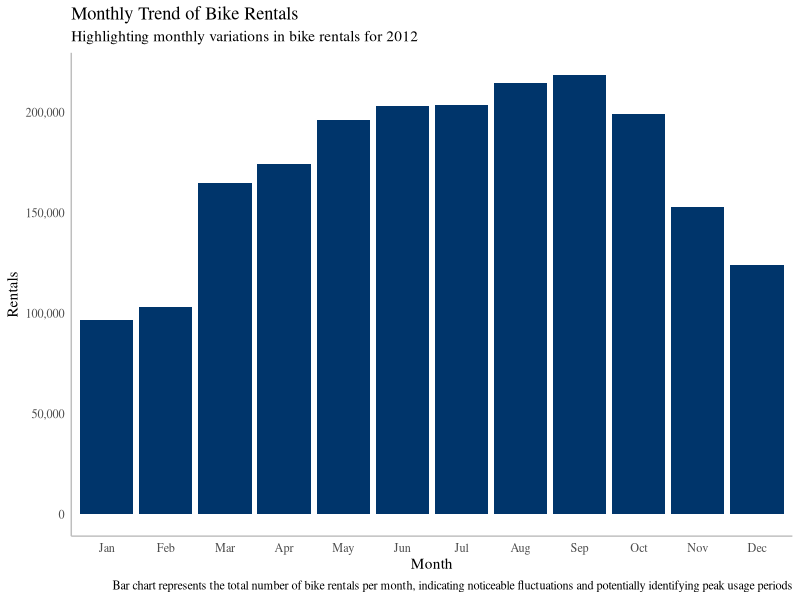
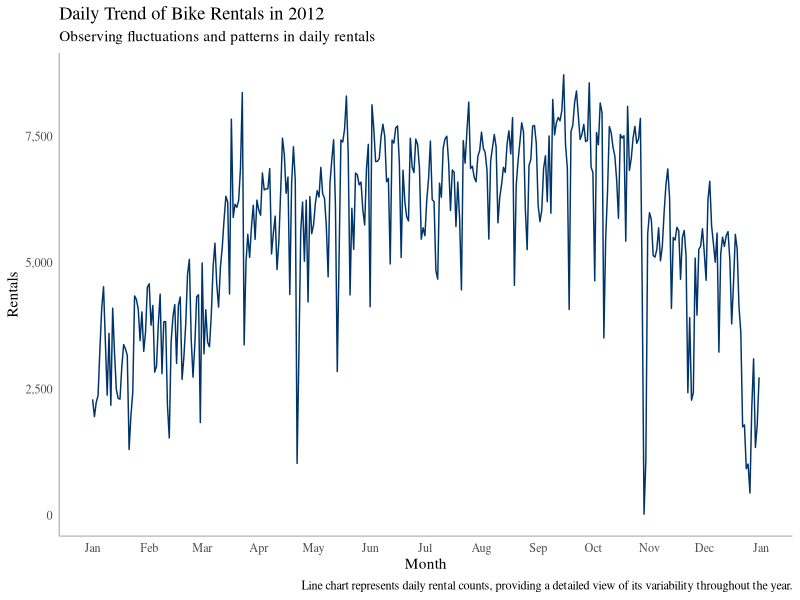
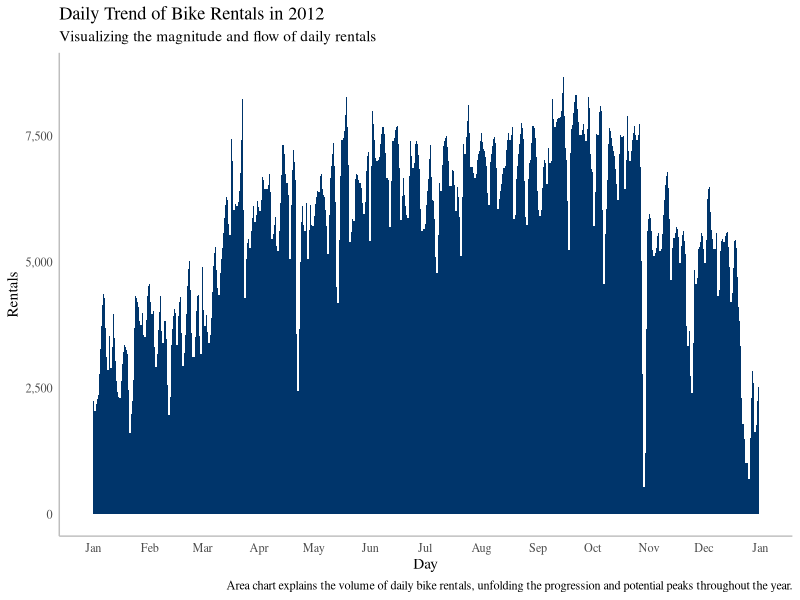
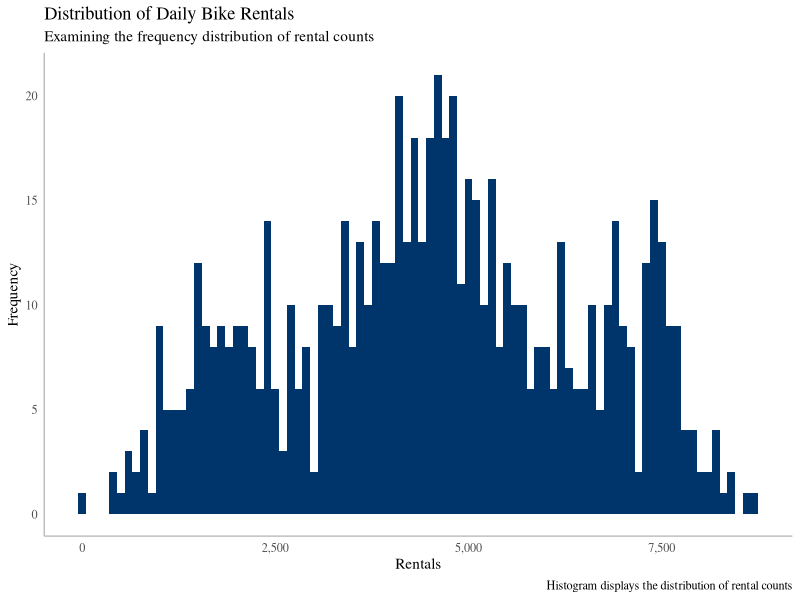
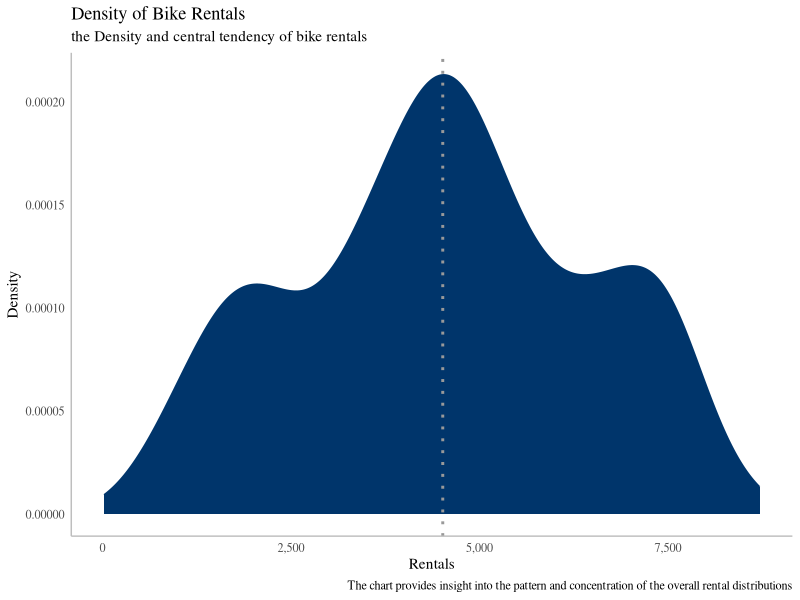
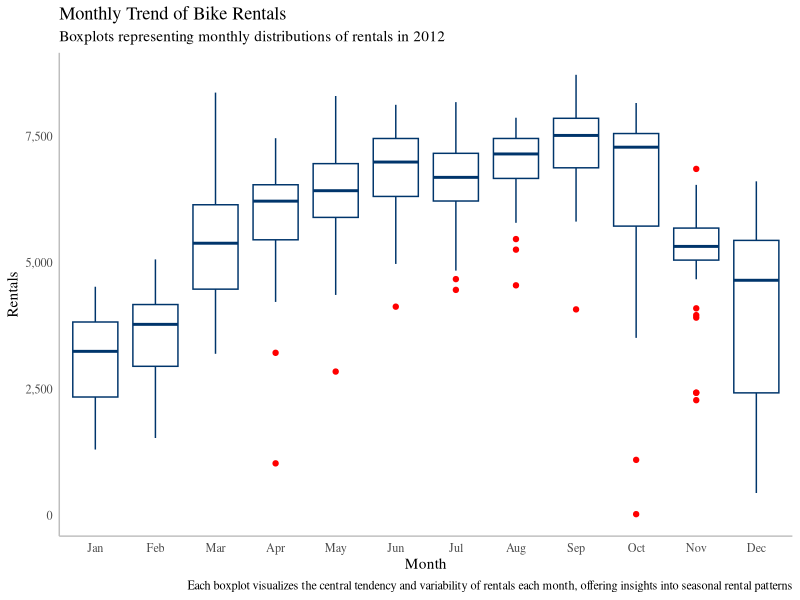
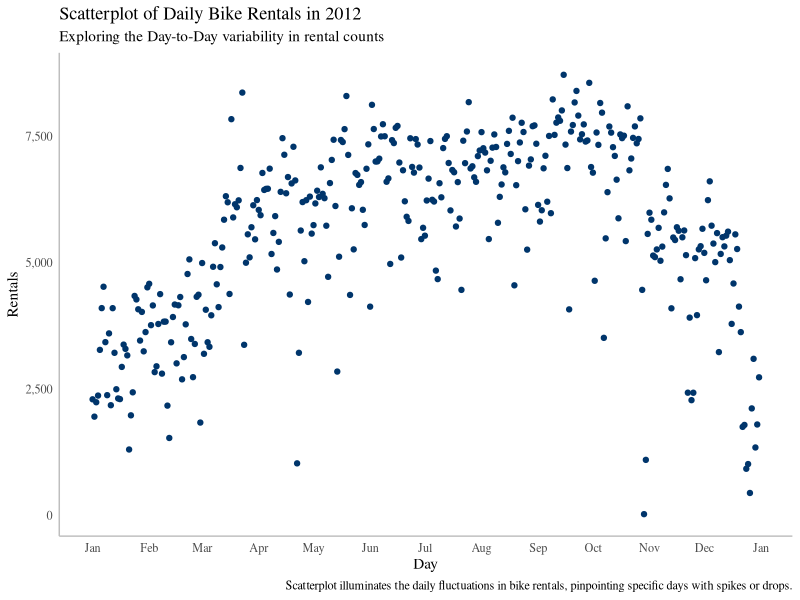

Write the R code that produced these figures, in order.
## ---- chunk 1
knitr::opts_chunk$set(echo = TRUE)
## ---- chunk 2
library("tidyverse")
library("skimr")
library("dplyr")
library("ggplot2")
library("scales")
## ---- chunk 3
# Load the data set
# read the CSV file into a data frame 'bikesharingdata'
bikesharingdata <- read_csv("bikesharedailydata.csv")

# look at all the variables by using the skim function
skim(bikesharingdata)  

# We observe that the 'season' and 'mnth' columns each have one missing value.
# We can omit these missing values as they are minimal and unlikely to impact the analysis.
bikesharingdata_no_na <- na.omit(bikesharingdata)

# Verify that missing values have been successfully omitted
skim(bikesharingdata_no_na)
## ---- chunk 4
# We define the color to use
chartcolor <- "#00356b"

# And then we create 'mychartattributes' to make the code more simple
mychartattributes <- theme_bw() + theme(text=element_text(family="serif")) + theme(panel.border = element_blank(), panel.grid.major = element_blank(), panel.grid.minor = element_blank(), axis.line = element_line(color = "gray"), axis.ticks.x = element_blank(), axis.ticks.y = element_blank())

# Filtering 2012 data
bikesharingdata_2012 <- bikesharingdata_no_na %>% filter(yr == 1)
## ---- chunk 5
# Bar chart with 2012 data

ggplot(bikesharingdata_2012, aes(x=as.factor(mnth), y=cnt)) + geom_bar(stat="identity", fill = chartcolor) + scale_x_discrete(labels = c('1' = 'Jan', '2' = 'Feb', '3' = 'Mar', '4' = 'Apr', '5' = 'May', '6' = 'Jun', '7' = 'Jul', '8' = 'Aug', '9' = 'Sep', '10' = 'Oct', '11' = 'Nov', '12' = 'Dec')) + scale_y_continuous(labels = comma) + mychartattributes + labs(title = "Monthly Trend of Bike Rentals", subtitle = "Highlighting monthly variations in bike rentals for 2012", caption = "Bar chart represents the total number of bike rentals per month, indicating noticeable fluctuations and potentially identifying peak usage periods", x = "Month", y = "Rentals")

## ---- chunk 6
# Line chart with 2012 data

linechart_bikeshare <- ggplot(bikesharingdata_2012, aes(x=as.Date(dteday, format="%m/%d/%y"), y=cnt)) + 
  geom_line(color = chartcolor) + 
  scale_x_date(date_labels = "%b", date_breaks = "1 month") + 
  scale_y_continuous(labels = comma) + 
  labs(title = "Daily Trend of Bike Rentals in 2012", 
       subtitle = "Observing fluctuations and patterns in daily rentals", 
       caption = "Line chart represents daily rental counts, providing a detailed view of its variability throughout the year.", 
       x = "Month", 
       y = "Rentals") + mychartattributes

linechart_bikeshare
## ---- chunk 7
# Area chart with 2012 data

areachart_bikeshare <- ggplot(bikesharingdata_2012, aes(x=as.Date(dteday, format="%m/%d/%y"), y=cnt)) + 
  geom_area(fill = chartcolor) + 
  scale_x_date(date_labels = "%b", date_breaks = "1 month") + 
  scale_y_continuous(labels = comma) + 
  labs(title = "Daily Trend of Bike Rentals in 2012", 
       subtitle = "Visualizing the magnitude and flow of daily rentals", 
       caption = "Area chart explains the volume of daily bike rentals, unfolding the progression and potential peaks throughout the year.", 
       x = "Day", 
       y = "Rentals") + 
  mychartattributes

areachart_bikeshare

## ---- chunk 8
# Histogram

hist_bikeshare <- ggplot(bikesharingdata_no_na, aes(x=cnt)) + geom_histogram(binwidth = 100, fill = chartcolor) + labs(title = "Distribution of Daily Bike Rentals", subtitle = "Examining the frequency distribution of rental counts", caption = "Histogram displays the distribution of rental counts", x = "Rentals", y = "Frequency") + mychartattributes + scale_x_continuous(labels = comma)
hist_bikeshare

## ---- chunk 9
# Density plot

densityplot_bikeshare <- ggplot(bikesharingdata_no_na, aes(x=cnt)) + geom_density(fill = chartcolor, color=chartcolor) + labs(title = "Density of Bike Rentals", subtitle = "the Density and central tendency of bike rentals", caption = "The chart provides insight into the pattern and concentration of the overall rental distributions", x = "Rentals", y = "Density") + mychartattributes + scale_x_continuous(labels = comma) + geom_vline(xintercept = round(mean(bikesharingdata_no_na$cnt), 2), size = 1, color = "#999999", linetype = "dotted")

densityplot_bikeshare
## ---- chunk 10
# Boxplot with 2012 data

boxplot_bikeshare <- ggplot(bikesharingdata_2012, aes(x=as.factor(mnth), y=cnt)) + geom_boxplot(color = chartcolor, outlier.color = "red") + scale_x_discrete(labels = c('1' = 'Jan', '2' = 'Feb', '3' = 'Mar', '4' = 'Apr', '5' = 'May', '6' = 'Jun', '7' = 'Jul', '8' = 'Aug', '9' = 'Sep', '10' = 'Oct', '11' = 'Nov', '12' = 'Dec')) + scale_y_continuous(labels = comma) + mychartattributes + labs(title = "Monthly Trend of Bike Rentals", subtitle = "Boxplots representing monthly distributions of rentals in 2012", caption = "Each boxplot visualizes the central tendency and variability of rentals each month, offering insights into seasonal rental patterns", x = "Month", y = "Rentals")


boxplot_bikeshare
## ---- chunk 11
# Scatterplot with 2012 data

scatter_bikeshare <- ggplot(bikesharingdata_2012, aes(x=as.Date(dteday, format="%m/%d/%y"), y=cnt)) +
  geom_point(color = chartcolor) +
  labs(title = "Scatterplot of Daily Bike Rentals in 2012",
       subtitle = "Exploring the Day-to-Day variability in rental counts",
       caption = "Scatterplot illuminates the daily fluctuations in bike rentals, pinpointing specific days with spikes or drops.",
       x = "Day",
       y = "Rentals") +
  scale_x_date(date_labels = "%b", date_breaks = "1 month") +
  scale_y_continuous(labels = comma) +
  mychartattributes

scatter_bikeshare

